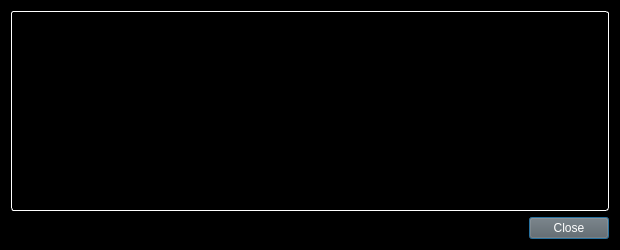
<?xml version="1.0" encoding="UTF-8"?>
<ui version="4.0">
 <class>TransactionDescDialog</class>
 <widget class="QDialog" name="TransactionDescDialog">
  <property name="geometry">
   <rect>
    <x>0</x>
    <y>0</y>
    <width>620</width>
    <height>250</height>
   </rect>
  </property>
  <property name="windowTitle">
   <string>Transaction details</string>
  </property>
  <property name="styleSheet">
   <string notr="true">color: rgb(255, 255, 255);
background-color: rgb(0, 0, 0);
alternate-background-color: rgb(98, 98, 98);</string>
  </property>
  <layout class="QVBoxLayout" name="verticalLayout">
   <item>
    <widget class="QTextEdit" name="detailText">
     <property name="toolTip">
      <string>This pane shows a detailed description of the transaction</string>
     </property>
     <property name="styleSheet">
      <string notr="true">background: rgb(0,0,0); color: rgb(255,255,255); border: 1px inset white; border-radius: 3px; margin: 0px;

</string>
     </property>
     <property name="readOnly">
      <bool>true</bool>
     </property>
    </widget>
   </item>
   <item>
    <widget class="QDialogButtonBox" name="buttonBox">
     <property name="styleSheet">
      <string notr="true">color: rgb(255, 255, 255);
background-color: rgb(98, 98, 98);
alternate-background-color: rgb(98, 98, 98);</string>
     </property>
     <property name="orientation">
      <enum>Qt::Horizontal</enum>
     </property>
     <property name="standardButtons">
      <set>QDialogButtonBox::Close</set>
     </property>
    </widget>
   </item>
  </layout>
 </widget>
 <resources/>
 <connections>
  <connection>
   <sender>buttonBox</sender>
   <signal>accepted()</signal>
   <receiver>TransactionDescDialog</receiver>
   <slot>accept()</slot>
   <hints>
    <hint type="sourcelabel">
     <x>248</x>
     <y>254</y>
    </hint>
    <hint type="destinationlabel">
     <x>157</x>
     <y>274</y>
    </hint>
   </hints>
  </connection>
  <connection>
   <sender>buttonBox</sender>
   <signal>rejected()</signal>
   <receiver>TransactionDescDialog</receiver>
   <slot>reject()</slot>
   <hints>
    <hint type="sourcelabel">
     <x>316</x>
     <y>260</y>
    </hint>
    <hint type="destinationlabel">
     <x>286</x>
     <y>274</y>
    </hint>
   </hints>
  </connection>
 </connections>
</ui>
